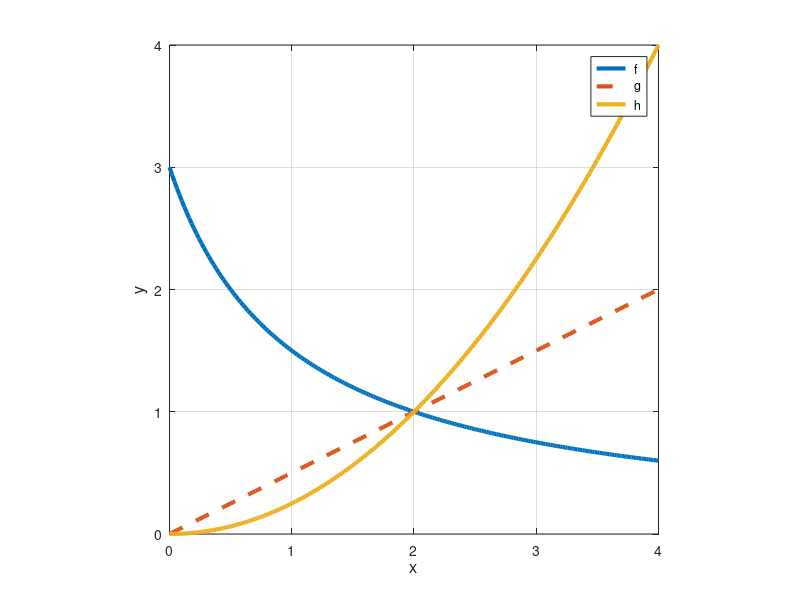

Reproduce this figure in MATLAB.
% MALAB/OCTAVE initialisieren
clear all; clc; format compact; format short g;

% Parameter :
x_0=0; x_E=4; N=200; lw=3; fs=12; fig=1;

% Funktionen :
f=@(x)3./(1+x);
g=@(x)x./2;
h=@(x)x.^2/4;

% Daten : 
x_data=linspace(x_0, x_E, N);
f_data=f(x_data);
g_data=g(x_data);
h_data=h(x_data);

% Plot :
figure(fig);
plot(x_data, f_data, 'linewidth', lw);
hold on;

plot(x_data, g_data, '--', 'linewidth',lw);
hold on;

plot(x_data, h_data, 'linewidth', lw);
hold off;

xlabel('x','fontsize',fs);
ylabel('y', 'fontsize',fs);
legend(' f', ' g', ' h');
axis('image'); grid on;
